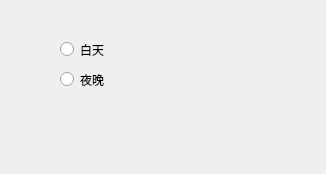
<?xml version="1.0" encoding="UTF-8"?>
<ui version="4.0">
 <class>skin_peeler</class>
 <widget class="QDialog" name="skin_peeler">
  <property name="geometry">
   <rect>
    <x>0</x>
    <y>0</y>
    <width>326</width>
    <height>174</height>
   </rect>
  </property>
  <property name="windowTitle">
   <string>换肤</string>
  </property>
  <widget class="QRadioButton" name="write">
   <property name="geometry">
    <rect>
     <x>60</x>
     <y>40</y>
     <width>95</width>
     <height>19</height>
    </rect>
   </property>
   <property name="text">
    <string>白天</string>
   </property>
  </widget>
  <widget class="QRadioButton" name="black">
   <property name="geometry">
    <rect>
     <x>60</x>
     <y>70</y>
     <width>95</width>
     <height>19</height>
    </rect>
   </property>
   <property name="text">
    <string>夜晚</string>
   </property>
  </widget>
 </widget>
 <resources/>
 <connections/>
</ui>
